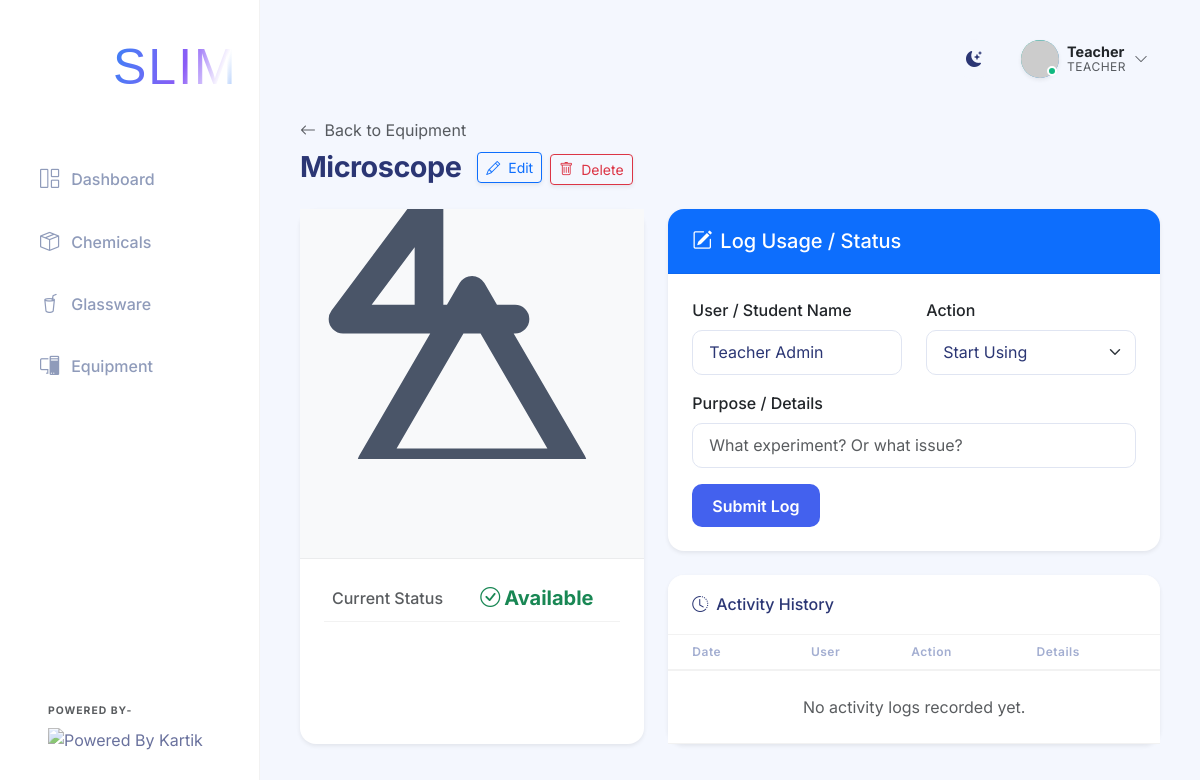
The page /equipment/2 (signed in) on the database as committed earlier.
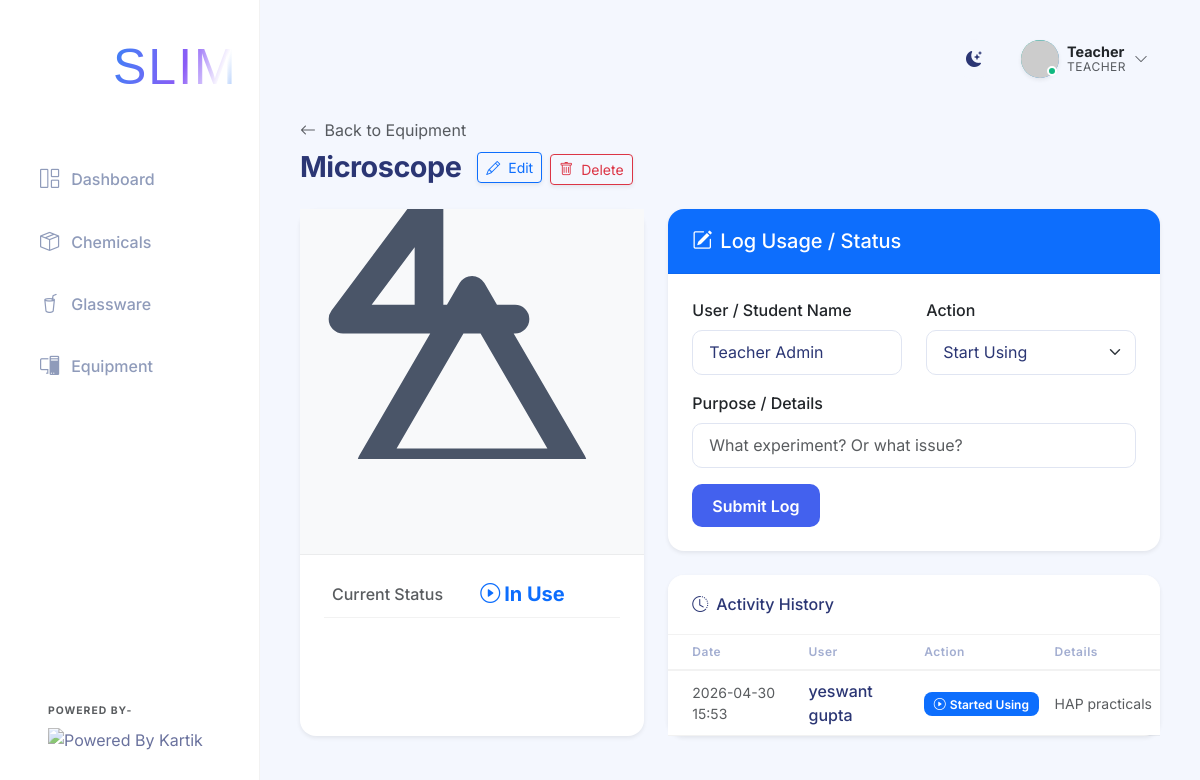
The same page on the database as committed later.
### app.py (models this page shows)
class EquipmentLog(db.Model):
    id = db.Column(db.Integer, primary_key=True)
    equipment_id = db.Column(db.Integer, db.ForeignKey('equipment.id'), nullable=False)
    user_name = db.Column(db.String(100), nullable=False)
    action = db.Column(db.String(50), nullable=False) # Started Using, Finished Using, Maintenance
    purpose = db.Column(db.String(255), nullable=False)
    date = db.Column(db.DateTime, nullable=False, default=datetime.utcnow)

### app.py (the view)
@app.route('/equipment/<int:id>')
def equipment_detail(id):
    item = Equipment.query.get_or_404(id)
    item.image_url = get_lab_item_image(item.name, width=500)
    logs = EquipmentLog.query.filter_by(equipment_id=id).order_by(EquipmentLog.date.desc()).all()
    return render_template('equipment_detail.html', item=item, logs=logs)

### app.py (called while the page is built)
@login_manager.user_loader
def load_user(user_id):
    return User.query.get(int(user_id))

### templates/equipment_detail.html (shortened to what the changed rows need)
{% extends 'base.html' %}
{% block content %}
<div class="d-flex justify-content-between align-items-center mb-4">
    <div>
        <h2 class="page-title mb-0 d-flex align-items-center">
            {{ item.name }}
            {% if current_user.is_authenticated and current_user.role in ['teacher', 'developer'] %}
            <button class="btn btn-sm btn-outline-primary ms-3 shadow-sm" data-bs-toggle="modal" data-bs-target="#editEquipmentModal">
                <i class="bi bi-pencil me-1"></i> Edit
            </button>
            <form action="{{ url_for('delete_equipment', id=item.id) }}" method="POST" class="d-inline ms-2" onsubmit="return confirm('Permanently delete this equipment? This will also remove its history.')">
                <button type="submit" class="btn btn-sm btn-outline-danger shadow-sm">
                    <i class="bi bi-trash me-1"></i> Delete
                </button>
            </form>
            {% endif %}
        </h2>
    </div>
</div>
<div class="row">
    <div class="col-md-5 mb-4">
        <div class="card shadow-sm h-100">
            <div class="card-body pt-3">
                <table class="table table-borderless mb-0">
                    <tbody>
                        <tr>
                            <td class="fw-bold fs-5">
                                {% if item.status == 'Available' %}
                                <span class="text-success"><i class="bi bi-check-circle me-1"></i>Available</span>
                                {% elif item.status == 'In Use' %}
                                <span class="text-primary"><i class="bi bi-play-circle me-1"></i>In Use</span>
                                {% elif item.status == 'Maintenance' %}
                                <span class="text-warning"><i class="bi bi-tools me-1"></i>Maintenance</span>
                                {% else %}
                                <span class="text-secondary">{{ item.status }}</span>
                                {% endif %}
                            </td>
                        </tr>
                    </tbody>
                </table>
            </div>
        </div>
    </div>
    <div class="col-md-7">
        <div class="card shadow-sm">
            <div class="card-body p-0">
                <div class="table-responsive">
                    <table class="table table-hover align-middle mb-0">
                        <thead class="bg-light">
                            <tr>
                                <th class="ps-4">Date</th>
                                <th>User</th>
                                <th>Action</th>
                                <th>Details</th>
                            </tr>
                        </thead>
                        <tbody>
                            {% for log in logs %}
                            <tr>
                                <td class="ps-4 text-muted small">{{ log.date.strftime('%Y-%m-%d %H:%M') }}</td>
                                <td class="fw-medium">{{ log.user_name }}</td>
                                <td>
                                    {% if log.action == 'Started Using' %}
                                    <span class="badge bg-primary"><i class="bi bi-play-circle me-1"></i>Started Using</span>
                                    {% elif log.action == 'Finished Using' %}
                                    <span class="badge bg-success"><i class="bi bi-check-circle me-1"></i>Finished Using</span>
                                    {% elif log.action == 'Reported Issue' %}
                                    <span class="badge bg-warning text-dark"><i class="bi bi-exclamation-triangle me-1"></i>Reported Issue</span>
                                    {% endif %}
                                </td>
                                <td class="text-muted small text-truncate" style="max-width: 200px;" title="{{ log.purpose }}">{{ log.purpose }}</td>
                            </tr>
                            {% else %}
                            <tr>
                                <td colspan="4" class="text-center py-4 text-muted">No activity logs recorded yet.</td>
                            </tr>
                            {% endfor %}
                        </tbody>
                    </table>
                </div>
            </div>
        </div>
    </div>
</div>
{% endblock %}

Rows that differ between the two databases and show on the page:
changed Equipment "Microscope": status "Available" → "In Use" (drawn)
added EquipmentLog: date "2026-04-30 15:53", user_name "yeswant gupta", action "Started Using" (drawn), purpose "HAP practicals"
Other text that changed with them:
text no longer shown: "Available No activity logs recorded yet."
text now shown: "In Use"
